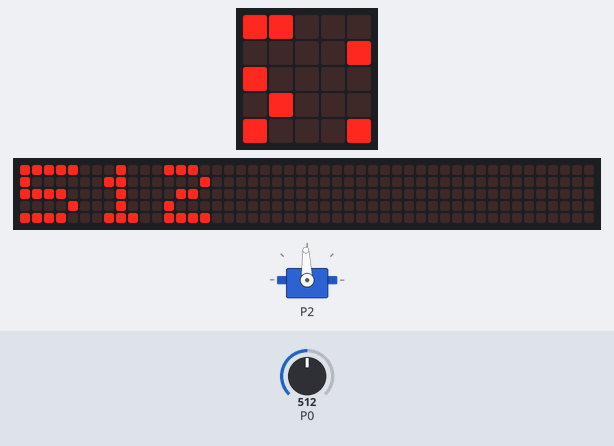
Recording of a program running on a simulated BBC micro:bit (MakeCode). Parts: the board's 5×5 LED display, a strip that is not on the board, showing the scrolling text unrolled, servo. Inputs (shaded band) come from the test bench; at power-on: P0 = 512 (analog values on the 0–1023 scale). The 48×5 strip is a reading aid, not a part: it shows the text the display is scrolling, unrolled, one strip-width of it at a time.

Above: at 1.65 s.
1.7 s: P0 set to 716
At 1.82 s:
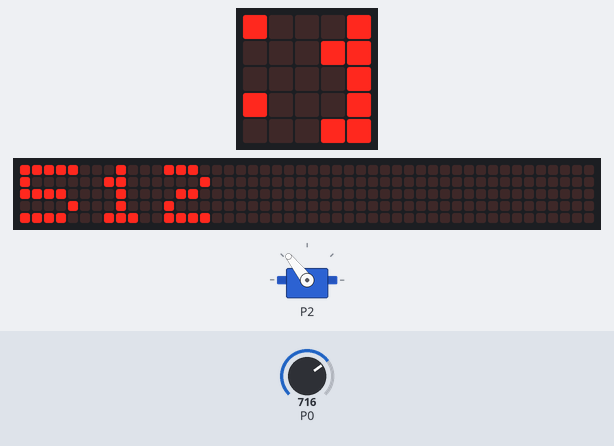
3.5 s: P0 set to 0
At 4.6 s:
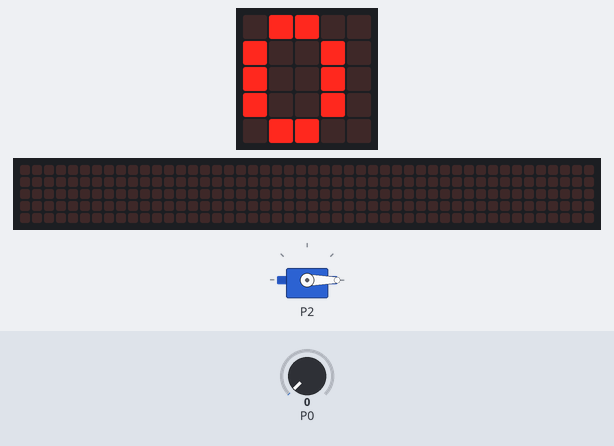
5.5 s: P0 set to 122
At 5.63 s:
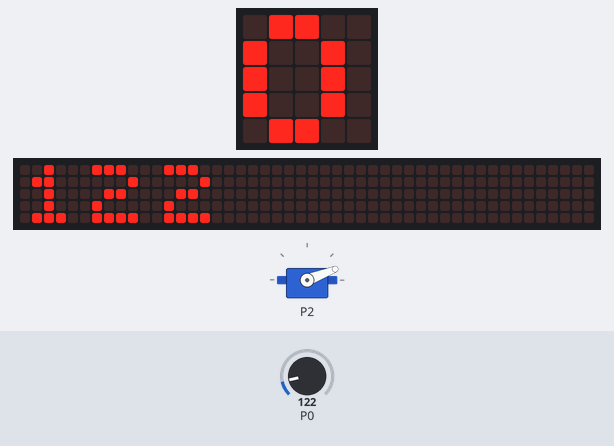
7.3 s: P0 set to 306
At 8.9 s:
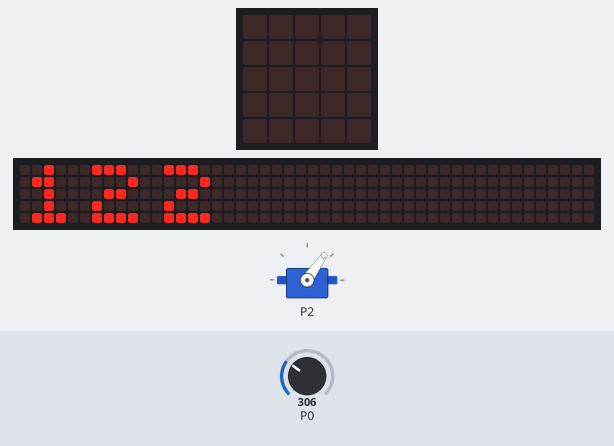
9.1 s: P0 set to 900
At 9.25 s:
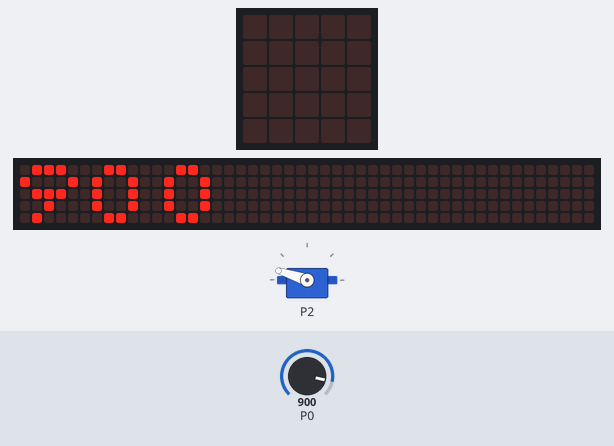
10.9 s: P0 set to 1023
At 12.55 s:
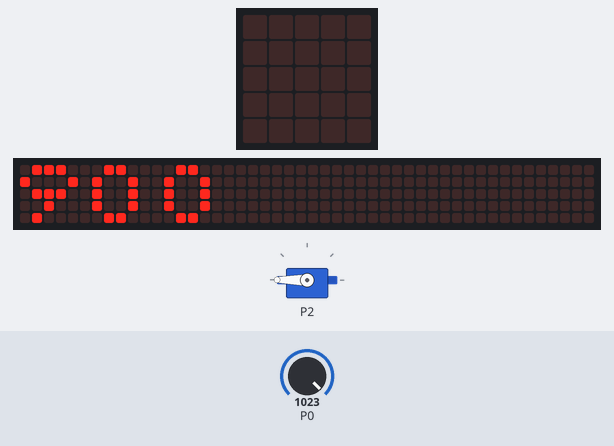
Timing chart, 0 to 13.7 s (numbered marks = the images above; inputs shaded):
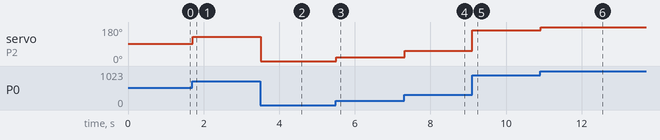

Measured:
- after the input at 1.7 s, servo on P2: 92° → 128° at once
- after the input at 3.5 s, servo on P2: 128° → 0° at once
- after the input at 5.5 s, servo on P2: 0° → 21° at once; the display: changes after 0.06 s (image 3)
- after the input at 7.3 s, servo on P2: 21° → 55° at once
- after the input at 9.1 s, servo on P2: 55° → 162° at once
- after the input at 10.9 s, servo on P2: 162° → 180° at once
- what the display in image 6 shows lasts 0.5 s, from 12.3 s to 12.8 s

The program:

main.ts
```typescript
basic.showLeds(`
    # # # # #
    # # # # #
    # # # # #
    # # # # #
    # # # # #
    `)
basic.forever(function () {
    basic.showNumber(pins.analogReadPin(AnalogPin.P0))
})
basic.forever(function () {
    pins.servoWritePin(AnalogPin.P2, Math.map(pins.analogReadPin(AnalogPin.P0), 0, 1000, 0, 180))
})
```

test.ts
```typescript
// 在此处测试；当此软件包作为插件使用时，将不会编译此软件包。
```
